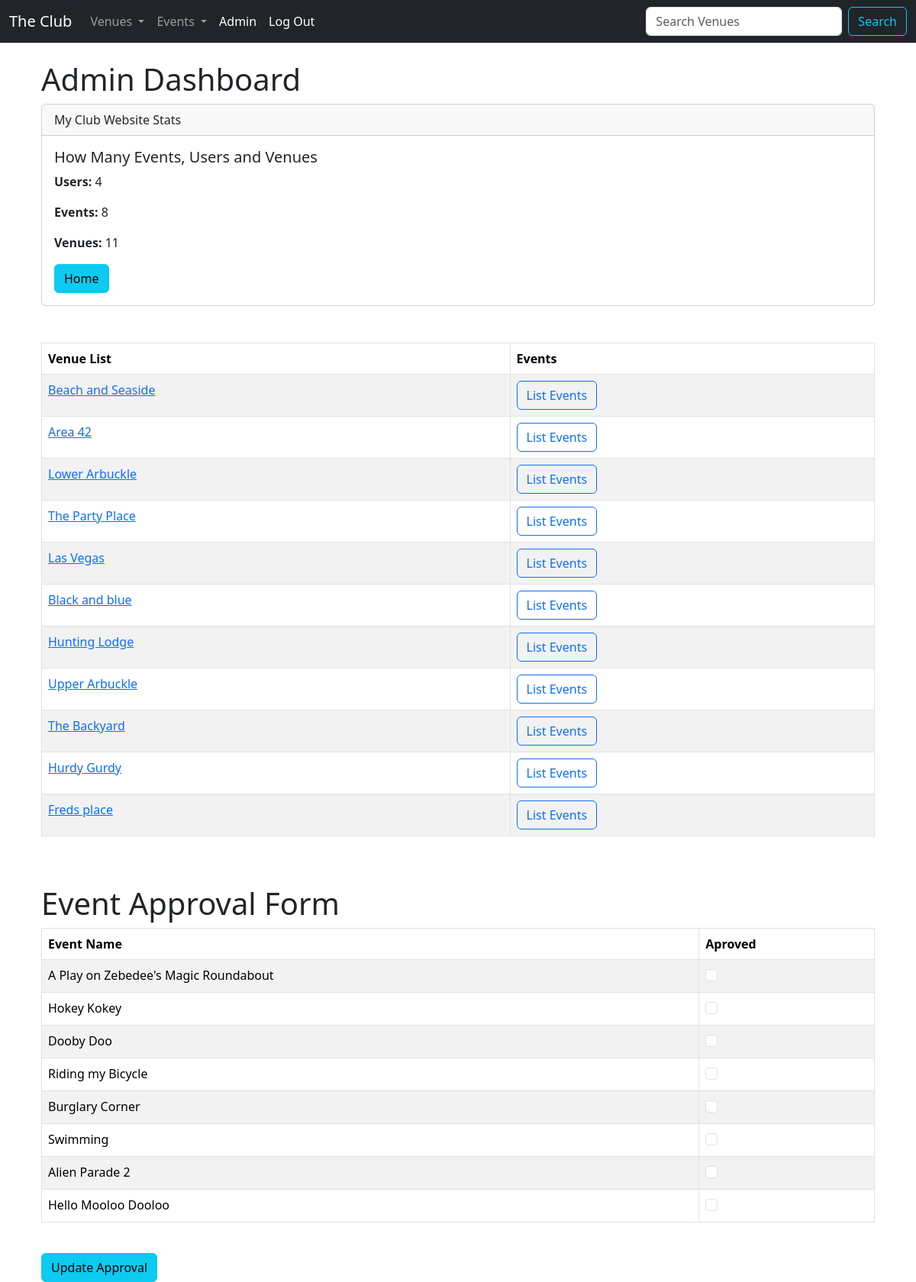
Page /admin_approval (signed in) on the earlier database version.
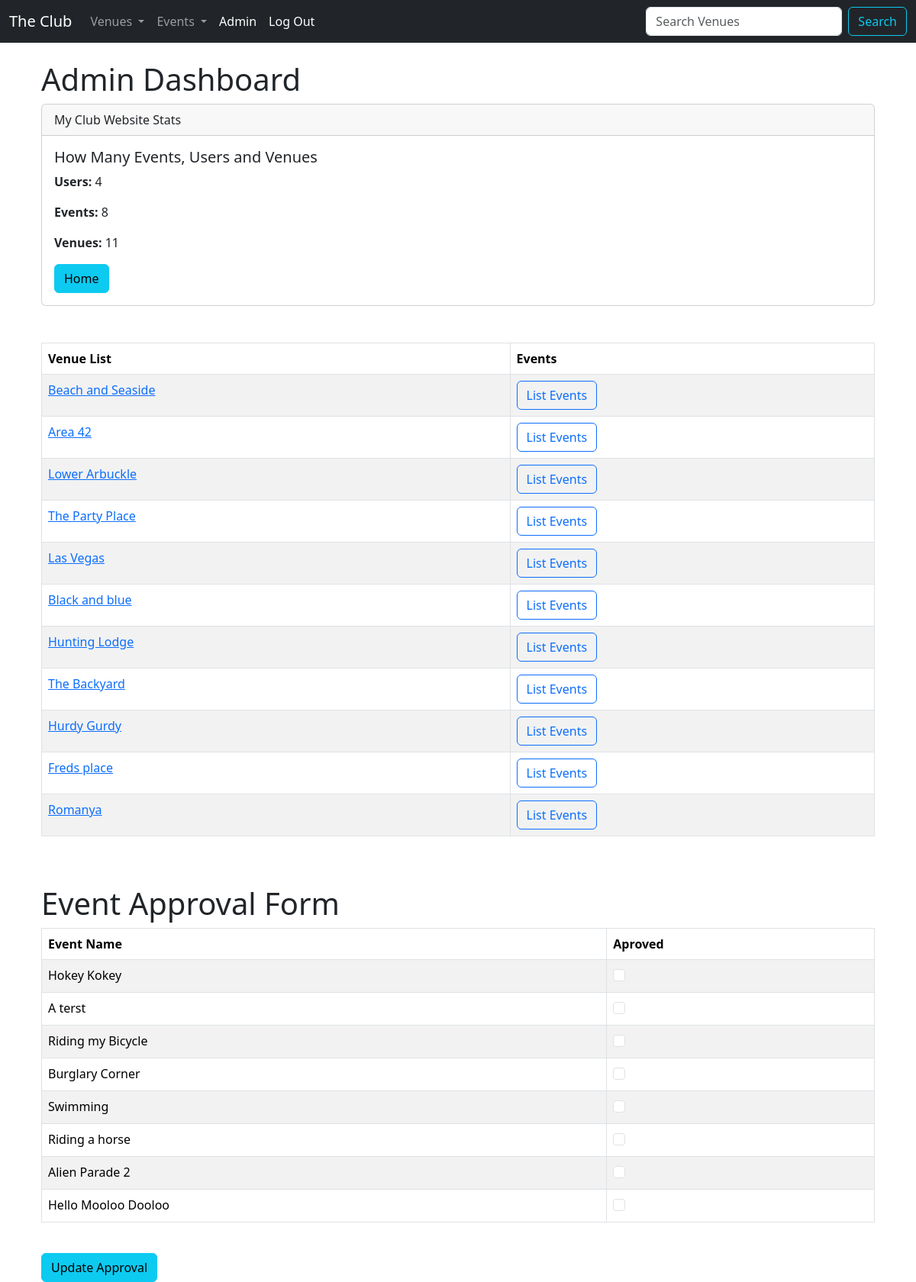
Same page on the later database version.
### events/models.py (models this page shows, shortened)
class Venue(models.Model):
    name = models.CharField("Venue Name", max_length=120)
    address = models.CharField(max_length=300)
    zip_code = models.CharField("Zip Code", max_length=15)
    phone = models.CharField("Contact Phone", max_length=25, blank=True)
    web = models.URLField("Website Address", blank=True)
    email_address = models.EmailField("Email Address", blank=True)
    owner = models.IntegerField("Venue Owner", blank=False, default=1)
    venue_image = models.ImageField(null=True, blank=True, upload_to="images/")
    def __str__(self):
        return self.name

class Event(models.Model):
    name = models.CharField("Event Name", max_length=120)
    event_date = models.DateTimeField("Event Date")
    venue = models.ForeignKey(Venue, blank=True, null=True, on_delete=models.CASCADE)
    manager = models.ForeignKey(User, blank=True, null=True, on_delete=models.SET_NULL)
    description = models.TextField(blank=True)
    attendees = models.ManyToManyField(MyClubUser, blank=True)
    approved = models.BooleanField("Approved", default=False)
    def __str__(self):
        return self.name

### events/views.py (the view)
# urls.py: path("admin_approval", views.admin_approval, name="admin-approval"),
def admin_approval(request):
    venue_list = Venue.objects.all()
    event_count = Event.objects.all().count()
    venue_count = Venue.objects.all().count()
    user_count = User.objects.all().count()
    event_list = Event.objects.all().order_by("-event_date")
    if request.user.is_superuser:
        if request.method == "POST":
            id_list = request.POST.getlist("boxes")
            event_list.update(approved=False)
            for x in id_list:
                Event.objects.filter(pk=int(x)).update(approved=True)
            messages.success(request, ("Event List Approval Has Been Updated!"))
            return redirect("list-events")
        else:
            return render(
                request,
                "events/admin_approval.html",
                {
                    "event_list": event_list,
                    "event_count": event_count,
                    "venue_count": venue_count,
                    "user_count": user_count,
                    "venue_list": venue_list,
                },
            )
    else:
        messages.success(request, ("You aren't authorized to view this page!"))
        return redirect("home")

### events/templates/events/admin_approval.html (shortened to what this page needs)
{% extends 'events/base.html' %}
{% block content %}
<div class=container>
<br>
  <h1>Admin Dashboard</h1>
<div class="card">
  <div class="card-header">
    My Club Website Stats
  </div>
  <div class="card-body">
    <h5 class="card-title">How Many Events, Users and Venues</h5>
    <p class="card-text"><strong>Users:</strong> {{ user_count }}</p>
    <p class="card-text"><strong>Events:</strong> {{ event_count }}</p>
    <p class="card-text"><strong>Venues: </strong>{{ venue_count }}</p>
    <a href="{% url 'home' %}" class="btn btn-info">Home</a>
  </div>
</div>
<br><br>
<table class="table table-striped table-hover table-bordered">
  <thead>
    <tr>
      <th scope="col">Venue List</th>
      <th scope="col">Events</th>
    </tr>
  </thead>
  <tbody>
{% for venue in venue_list %}
  	<tr>
  		<td>
        <a href="{% url 'show-venue' venue.id %}">{{ venue }}</a>
      </td>
  		<td>
        <a class="btn btn-outline-primary" href="{% url 'venue-events' venue.id %}">List Events</a>
          		</td>
  	</tr>
{% endfor %}
 </tbody>
</table>
<br/><br/>
<h1>Event Approval Form</h1>
<form action="" method=POST>
<table class="table table-striped table-hover table-bordered">
  <thead>
    <tr>
      <th scope="col">Event Name</th>
      <th scope="col">Aproved</th>
    </tr>
  </thead>
  <tbody>
{% for event in event_list %}
  	<tr>
  		<td>{{event }}</td>
  		<td>
  			{% if event.approved %}
  			<div class="form-check">
  				<input class="form-check-input" type="checkbox" checked="checked" value={{event.id}} name="boxes">
  			</div>
  			{% else %}
  			<div class="form-check">
  				<input class="form-check-input" type="checkbox" value={{event.id}} name="boxes">
  			</div>
  			{% endif %}
  		</td>
  	</tr>
{% endfor %}
 </tbody>
</table>
<br/>
<button class='btn btn-info' type="submit">Update Approval</button>
{% endblock %}

Differences in the rows shown:
removed Venue: name "Upper Arbuckle"
removed Event: name "A Play on Zebedee's Magic Roundabout"
removed Event: name "Dooby Doo"
added Venue: name "Romanya"
added Event: name "A terst"
added Event: name "Riding a horse"
